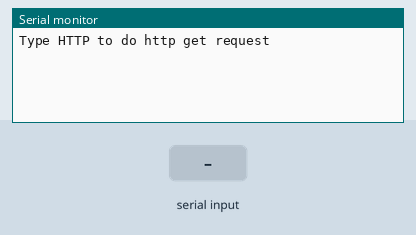
Recording of a sketch running on a simulated Arduino Mega 2560, built with avr-gcc and run on an emulated ATmega2560. On the bench: the last lines printed to the serial monitor. The inputs (shaded band) are chosen by the test bench. The modem accepts every AT command (registered, SIM ready, sends succeed) and sends nothing else.

Above: at 6.2 s.
6.3 s: "OK\n" received over Serial
At 6.6 s:
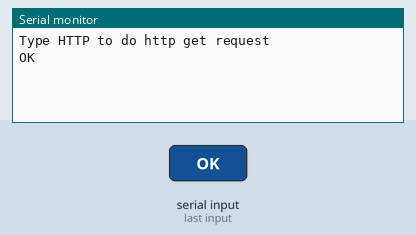
7.8 s: "HTTP\n" received over Serial
At 16.0 s:
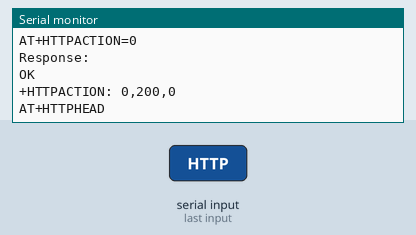

Measured:
- after the input at 6.3 s, the serial monitor: prints a new line at once (image 1)
- after the input at 7.8 s, the serial monitor: prints a new line at once (image 2)

The sketch:

SIMCOM_A7670C_HTTP.ino
```cpp
/*
---------------------------------- \\ sparkworks.id // ----------------------------------
Description:
  This file contains a sketch about the demo of using the SIMCOM A7670C
  4G LTE module to perform the HTTP Get request process. The A7670C 4G LTE
  module is connected to the ESP32 via UART2/SERIAL2 (GPIO16, GPIO17).

Instructions:
  1. Before uploading the sketch, you can change the APN according to the APN of
  your cellular provider.
  2. Upload the sketch to the ESP32 to run the HTTP GET Request process to the
  demo server.
  3. After the sketch has been successfully uploaded to the ESP32, then open the
  serial monitor. Type "HTTP" then press enter to perform the HTTP Get Request process.

**You can change the server host, port, and requestTarget data according to the server
address you have.

---------------------------------- \\ sparkworks.id // ----------------------------------

*/

String APN  = "internet";                     // replace with your APN
String HOST = "sparkworks.id";                // replace with your server address
String PORT = "43334";                        // replace with your HTTP port
String requestTarget = "/check";              // request target for url, so the full url is http://sparkworks.id:43334/check

String URL = "http://" + HOST + ":" + PORT + requestTarget;

bool HTTPGET = false;

String sendData(String command, const int timeout) {
  String response = "";

  Serial2.println(command);

  long int time = millis();
  while ((time + timeout) > millis()) {
    if (Serial2.available()) {
      response = Serial2.readString();
    }
  }

  Serial.print(response);
  return response;
}

String sendDataWaitResponse(String command, String waitString, const int timeout, bool ln) {
  String response = "";
  bool timeoutReach = true;

  if (ln) {
    Serial.println();
    Serial.println(command);
    Serial2.println(command);
  } else {
    Serial.println();
    Serial.print(command);
    Serial2.print(command);
  }

  long int time = millis();
  while ((time + timeout) > millis()) {

    if (Serial2.available()) {
      response = Serial2.readString();
      if (response.indexOf(waitString) >= 0) {
        if (!ln) {
          Serial.println();
        }
        Serial.println("Response: ");
        Serial.println(response);
        timeoutReach = false;
        break;
      }
    }
  }

  if(timeoutReach){
    Serial.println("Request Timeout");
  }
  return response;
}

bool moduleStateCheck() {
  bool moduleState = false;

  for (int i = 0; i < 15; i++) {
    String msg = String("");
    msg = sendData("AT", 1000);
    if (msg.indexOf("OK") >= 0) {
      Serial.println("LTE Module had turned on and ready.");
      moduleState = true;
      break;
    }
    delay(1000);
  }
  return moduleState;
}


void setup() {
  // Enable Serial Connection to print status via serial monitor
  Serial.begin(9600);

  // Set serial2 as connection from esp to LTE module
  Serial2.begin(115200);

  delay(5000);
  Serial.println("Type HTTP to do http get request");

}

void loop() {
  if(Serial.available()){
    String recv = Serial.readStringUntil('\n');
    Serial.println(recv);
    if(recv.indexOf("HTTP")>=0){
      HTTPGET = true;
    }
  }

  while(HTTPGET){
    // Check if LTE Module is connected to ESP32 properly
    moduleStateCheck();

    // Attach PDP
    sendDataWaitResponse("AT+CGATT=1", "OK", 5000, true);

    // Configure APN
    sendDataWaitResponse("AT+CGDCONT=1,\"IP\",\"" + APN + "\"", "OK", 5000, true);

    // Activate PDP Context
    sendDataWaitResponse("AT+CGACT=1,1", "OK", 15000, true);

    // Start HTTP service
    sendDataWaitResponse("AT+HTTPINIT", "OK", 15000, true);

    // Set the URL which will be accessed, for HTTP, the request URL begins with "http://"
    sendDataWaitResponse("AT+HTTPPARA=\"URL\",\"" + URL + "\"", "OK", 5000, true);

    // Send HTTP GET request
    sendDataWaitResponse("AT+HTTPACTION=0", "+HTTPACTION:", 15000, true);

    // Read HTTP response header
    sendDataWaitResponse("AT+HTTPHEAD", "+HTTPHEAD:", 15000, true);

    // Read the response information of HTTP server, the length to read is 500 bytes
    sendDataWaitResponse("AT+HTTPREAD=0,500", "+HTTPREAD:", 15000, true);

    // Stop HTTP Service
    sendDataWaitResponse("AT+HTTPTERM", "OK", 5000, true);

    HTTPGET = false;
  }

}
```
